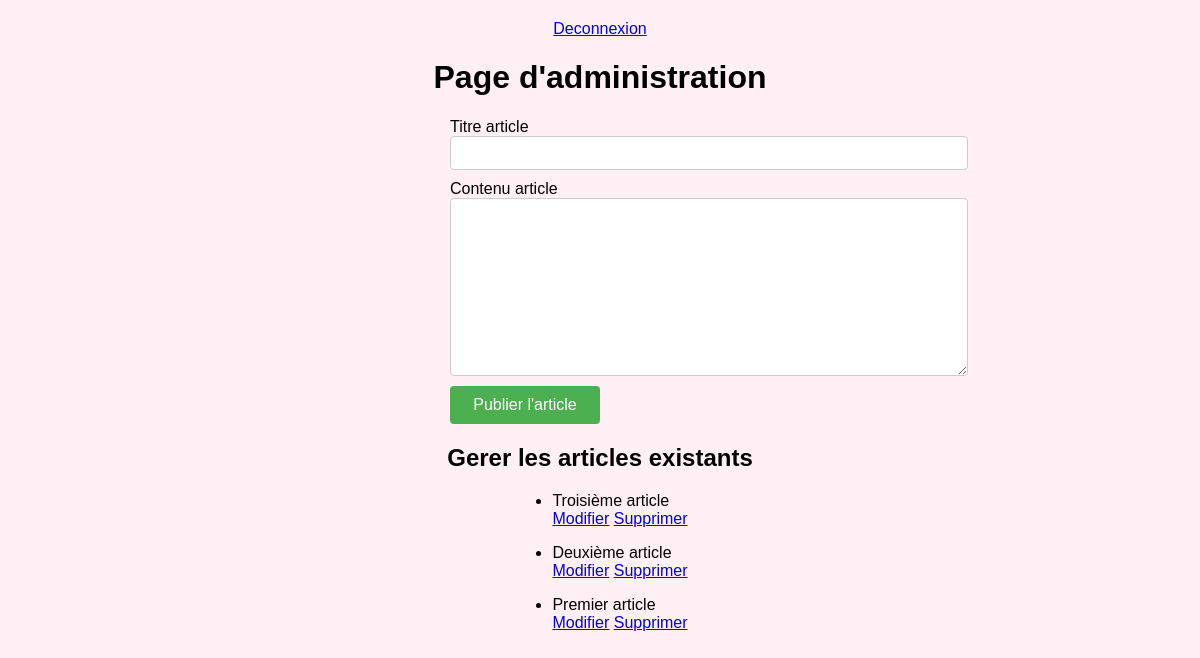
The page /page/admin.php on the database as committed earlier.
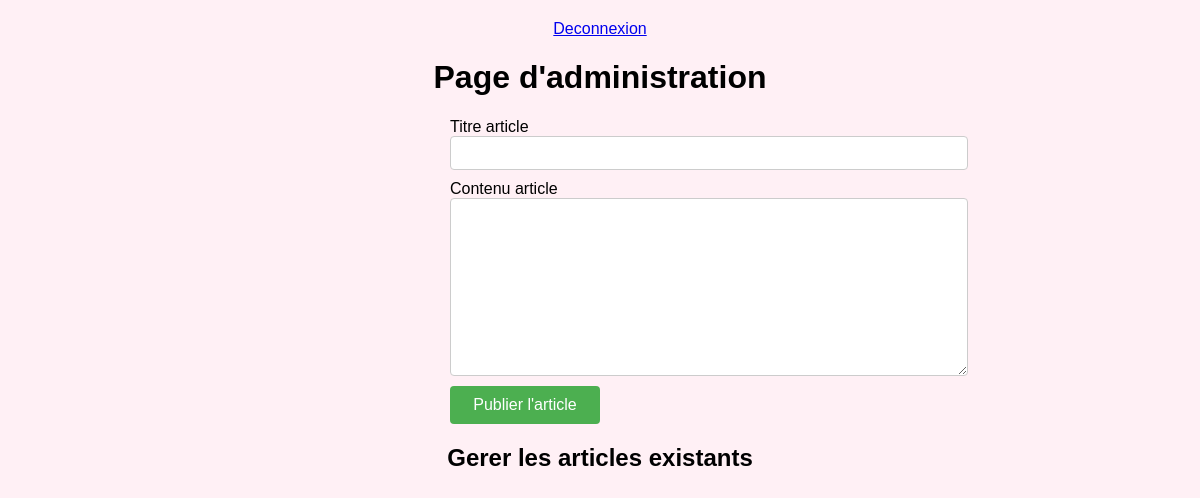
The same page on the database as committed later.
### tables this page shows
CREATE TABLE `articles` (
  `id` int(11) NOT NULL,
  `titre` varchar(250) NOT NULL,
  `contenu` text NOT NULL,
  `date_publication` datetime NOT NULL DEFAULT current_timestamp()
);

### page/admin.php (the view, shortened to what this page needs)
<?php
try{
    $db = new PDO('mysql:host=localhost;dbname=database;charset=utf8', 'root', '');
}catch(Exception $e){
    die('Error : '.$e->getMessage());
};
?>
<!DOCTYPE html>
<html lang="en">
<head>
    <link rel="stylesheet" href="style.css">
</head>
<body class="admin">
    <a href="deconnect.php">Deconnexion</a>
    <h1 >Page d'administration</h1>
    <form action="" method="post">
        <label for="titre">Titre article</label>
        <input type="text" name="titre" id="titre">
        <label for="contenu">Contenu article</label>
        <textarea name="contenu" id="contenu" cols="30" rows="10"></textarea>
        <button type="submit">Publier l'article</button>
    </form>
    <h2>Gerer les articles existants</h2>
    <?php
    $requete ="SELECT * FROM articles ORDER BY date_publication DESC";
    $requete = $db->prepare($requete);
    $requete->execute();
    $articles = $requete->fetchAll();
    foreach($articles as $article): ?>
    <ul>
        <li><?php echo htmlspecialchars($article['titre']); ?></li>
        <a href="edit.php?id=<?php echo $article['id']; ?>">Modifier</a>
        <a href="delete.php?id=<?php echo $article['id']; ?>">Supprimer</a>
    </ul>
   <?php endforeach; ?>
</body>
</html>

### page/style.css (style rules this page uses)
form { display: flex; flex-direction: column; width: 300px; }
input, textarea { margin-bottom: 10px; padding: 8px; border: 1px solid #ccc; border-radius: 4px; font-size: 14px; width: 500px; }
button { padding: 10px; background-color: #4CAF50; color: white; border: none; border-radius: 4px; cursor: pointer; font-size: 16px; width: 150px; }
.admin { font-family: Arial, sans-serif; background-color: #fff0f5; margin: 20px; place-items: center; }

Rows that differ between the two databases and show on the page:
removed articles: titre "Troisième article"
removed articles: titre "Deuxième article"
removed articles: titre "Premier article"
